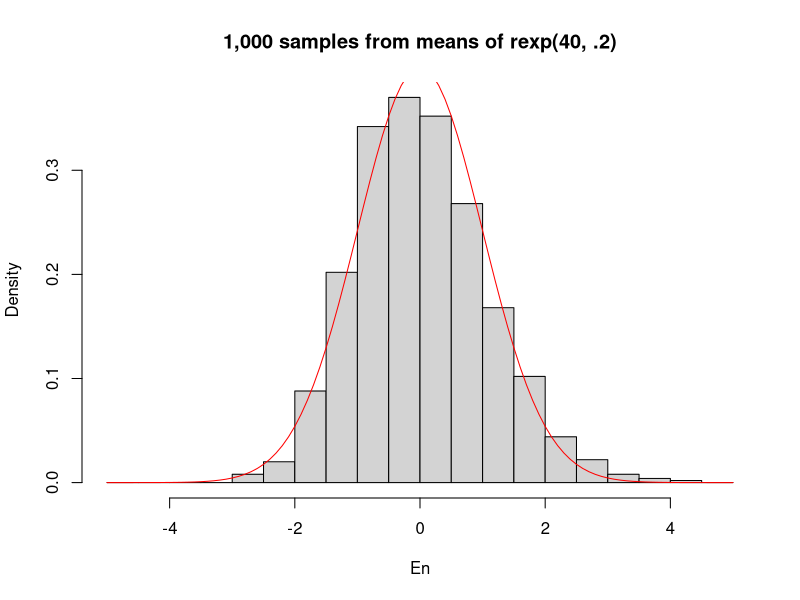

The R script that drew this image:
## ---- chunk 1
lambda = 0.2 #exp dist property
En = c() #an empty vector to store means
Vn = c() # an empty vector to store variances
m = 1000 #simulation times
op = par(mfrow=c(1,1)) #plot
n = 40 #sample size
## ---- chunk 2
#simulation begins
for (i in 1:m){
  
  #sample from exp
  W = rexp(n, lambda)
  
  #standardize
  En[i] = (mean(W) - 1/lambda)/((1/lambda)/sqrt(n))
  Vn[i] = sd(W)^2
}
## ---- chunk 3
#plot
head(En) #dist mean = 1/lambda = 5
head(Vn) #dist var = (1/lambda)^2 = 25
hist(En, probability = TRUE, breaks = seq(-5,5,by=.5), main = "1,000 samples from means of rexp(40, .2)")
curve(dnorm(x, mean = 0, sd = 1), add= TRUE, col = "red")
